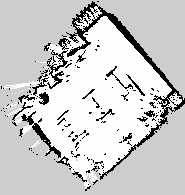
#> input picture project_history/robot_audits/room_map_20260812_0826.png, 185 x 195 px, found by its file name
$ python generate_home_map_visual.py
#> lines starting #> are read from the running program, lines starting #| are printed output that depends on the picture
#!/usr/bin/env python3
"""
generate_home_map_visual.py
Renders an annotated, publication-grade visualization of the room occupancy grid map,
highlighting the exact Home Base coordinate (0.00, 0.00), the wall clearance boundary,
and the calibrated patrol waypoints (WP1, WP2, WP3, and calibrated Home).
"""
import os
os.environ["QT_QPA_PLATFORM"] = "offscreen"
import matplotlib
matplotlib.use('Agg')
import matplotlib.pyplot as plt
import matplotlib.patches as patches
import cv2
import numpy as np

def main():
    map_path = 'project_history/robot_audits/room_map_20260812_0826.png'
    out_path = 'project_history/robot_audits/map_home_and_waypoints_explained.png'

    img = cv2.imread(map_path, cv2.IMREAD_GRAYSCALE)
#> img is the input picture: shape (195, 185); min 0, max 254, mean 203.2
    if img is None:
        print(f"Error: could not open {map_path}")
        return

    h, w = img.shape
#> h = 195; w = 185
    res = 0.05
    origin_x = -2.4
    origin_y = -3.84

    fig, ax = plt.subplots(figsize=(10, 10), dpi=220)

    # 3-channel RGB image for occupancy grid
    rgb = np.zeros((h, w, 3), dtype=np.uint8)
    rgb[img == 0] = [25, 25, 30]       # Obstacles (black walls)
    rgb[img == 254] = [255, 255, 255]  # Free space (pure white)
    rgb[img == 205] = [235, 238, 242]  # Unexplored area (soft light blue-grey)

    # Flip vertically so Row 0 (top of PNG) maps to Y_max in Cartesian axes
    rgb_cartesian = cv2.flip(rgb, 0)

    ax.imshow(rgb_cartesian, extent=[origin_x, origin_x + w * res, origin_y, origin_y + h * res], origin='lower')

    # Coordinates (meters)
    home_orig_x, home_orig_y = 0.00, 0.00
    home_safe_x, home_safe_y = 0.08, 0.05
    wp1_x, wp1_y = 0.40, 0.00
    wp2_x, wp2_y = 0.70, 0.35
    wp3_x, wp3_y = 0.35, 0.15

    # Trajectory loop
    route_x = [home_safe_x, wp1_x, wp2_x, wp3_x, home_safe_x]
    route_y = [home_safe_y, wp1_y, wp2_y, wp3_y, home_safe_y]
    ax.plot(route_x, route_y, color='#2563EB', linestyle='--', linewidth=2.4, zorder=3, label='Calibrated Patrol Path (Closed Loop)')

    # Add direction arrows along paths
    for i in range(len(route_x) - 1):
        dx = route_x[i+1] - route_x[i]
        dy = route_y[i+1] - route_y[i]
        mx = route_x[i] + dx * 0.50
        my = route_y[i] + dy * 0.50
        ax.annotate('', xy=(mx + dx*0.08, my + dy*0.08), xytext=(mx, my),
                    arrowprops=dict(arrowstyle='->', color='#1D4ED8', lw=2.2), zorder=4)

    # 15cm inflation hazard circle around original (0,0)
    inflation_circle = patches.Circle((home_orig_x, home_orig_y), 0.15,
                                      linewidth=1.5, edgecolor='#DC2626', facecolor='#F87171',
                                      alpha=0.25, linestyle='--', label='15cm Costmap Wall Inflation Cushion')
    ax.add_patch(inflation_circle)

    # Robot footprint circle (12cm radius) at calibrated Home
    footprint_circle = patches.Circle((home_safe_x, home_safe_y), 0.12,
                                      linewidth=1.5, edgecolor='#16A34A', facecolor='#86EFAC',
                                      alpha=0.35, label='Robot Footprint (r = 0.12m)')
    ax.add_patch(footprint_circle)

    # Scatter points
    ax.scatter([home_orig_x], [home_orig_y], color='#DC2626', s=160, edgecolors='black', linewidth=1.5, zorder=6,
               label='Original Home (0.00, 0.00) — Borderline Inflation Risk')
    ax.scatter([home_safe_x], [home_safe_y], color='#16A34A', s=220, edgecolors='black', linewidth=2.0, zorder=7,
               label='Calibrated Home Base (0.08, 0.05) — Safe Clearance')
    ax.scatter([wp1_x], [wp1_y], color='#9333EA', s=160, edgecolors='black', linewidth=1.5, zorder=6,
               label='WP1: Runway Transit (0.40, 0.00)')
    ax.scatter([wp2_x], [wp2_y], color='#EA580C', s=160, edgecolors='black', linewidth=1.5, zorder=6,
               label='WP2: Aisle Curve Inspection (0.70, 0.35)')
    ax.scatter([wp3_x], [wp3_y], color='#0891B2', s=160, edgecolors='black', linewidth=1.5, zorder=6,
               label='WP3: Return Leg Midpoint (0.35, 0.15)')

    # Labels with callout boxes
    ax.text(home_orig_x - 0.36, home_orig_y - 0.16, 'ORIGINAL HOME\n(0.00, 0.00)m\n[Near Wall Cushion]',
            fontsize=8.5, fontweight='bold', color='#991B1B',
            bbox=dict(boxstyle='round,pad=0.3', facecolor='#FEE2E2', edgecolor='#EF4444', alpha=0.92))

    ax.text(home_safe_x - 0.24, home_safe_y + 0.25, 'CALIBRATED HOME BASE\n(0.08, 0.05)m [SAFE CLEARANCE]',
            fontsize=8.5, fontweight='bold', color='#166534',
            bbox=dict(boxstyle='round,pad=0.3', facecolor='#DCFCE7', edgecolor='#22C55E', alpha=0.95))

    ax.text(wp1_x - 0.05, wp1_y - 0.15, 'WP1: Runway Transit\n(0.40, 0.00)m',
            fontsize=8.5, fontweight='bold', color='#6B21A8',
            bbox=dict(boxstyle='round,pad=0.3', facecolor='#F3E8FF', edgecolor='#A855F7', alpha=0.92))

    ax.text(wp2_x + 0.04, wp2_y + 0.03, 'WP2: Aisle Curve\n(0.70, 0.35)m',
            fontsize=8.5, fontweight='bold', color='#9A3412',
            bbox=dict(boxstyle='round,pad=0.3', facecolor='#FFEDD5', edgecolor='#F97316', alpha=0.92))

    ax.text(wp3_x + 0.04, wp3_y + 0.05, 'WP3: Return Leg\n(0.35, 0.15)m',
            fontsize=8.5, fontweight='bold', color='#155E75',
            bbox=dict(boxstyle='round,pad=0.3', facecolor='#CFFAFE', edgecolor='#06B6D4', alpha=0.92))

    # Zoom window on operational room quadrant
    ax.set_xlim(-0.5, 2.0)
    ax.set_ylim(-0.7, 1.8)
    ax.set_aspect('equal', adjustable='box')

    ax.set_title('Physical Testing Environment: Home Base & Nav2 Patrol Coordinates\n(Occupancy Grid Map Frame: Cartesian (X, Y) in Meters)',
                 fontsize=12, fontweight='bold', pad=12)
    ax.set_xlabel('Map Coordinate X (meters) — Forward Corridor Axis', fontsize=10, fontweight='bold')
    ax.set_ylabel('Map Coordinate Y (meters) — Lateral Aisle Axis', fontsize=10, fontweight='bold')

    ax.grid(True, linestyle=':', alpha=0.55, color='#94A3B8')
    ax.legend(loc='upper right', fontsize=8.0, framealpha=0.95, facecolor='#FFFFFF', edgecolor='#CBD5E1')

    plt.tight_layout()
    plt.savefig(out_path, dpi=220)
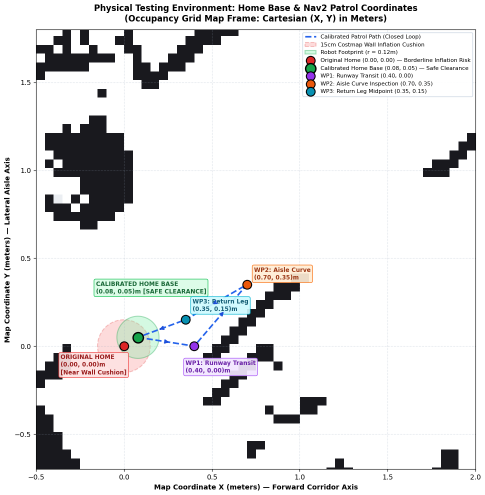
#> figure drawn by matplotlib, 1 panel
    plt.close()
    print(f"Successfully generated: {out_path}")

if __name__ == '__main__':
    main()
